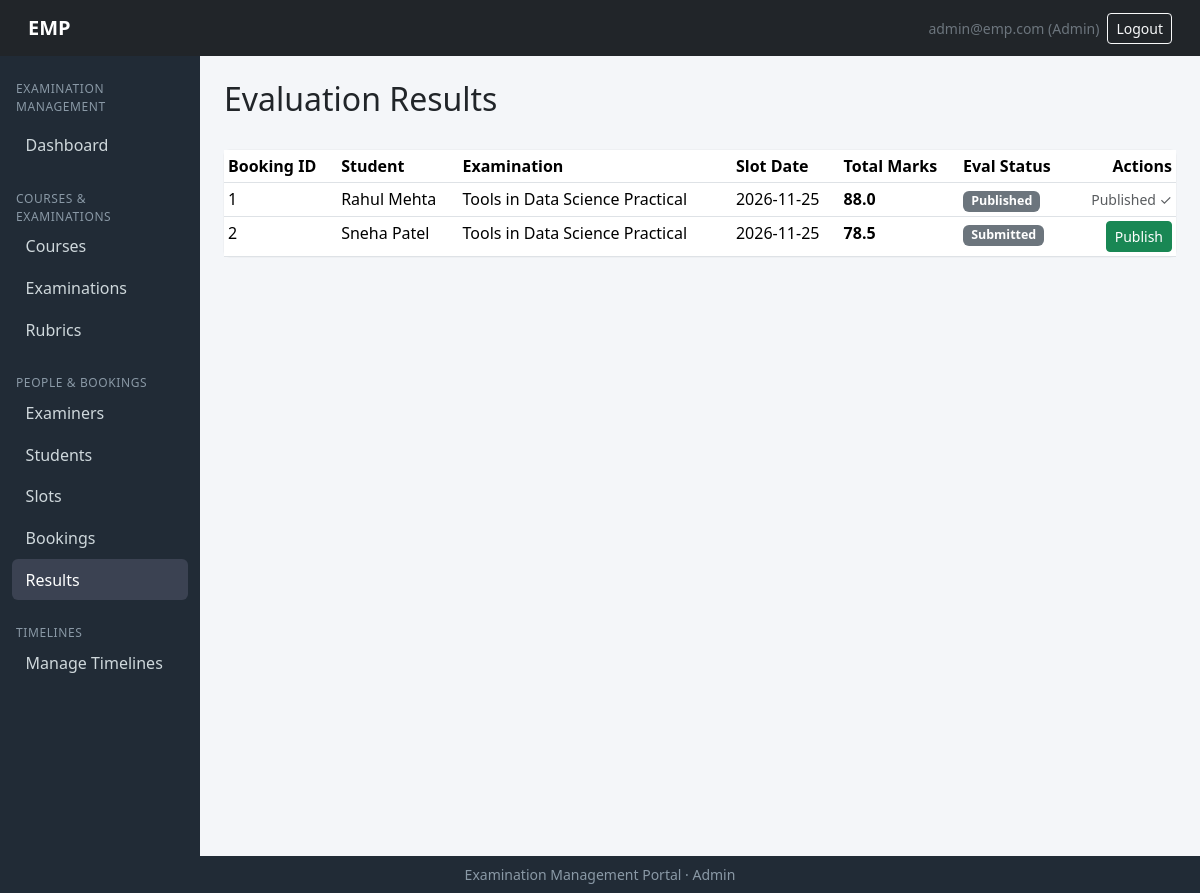
The page /admin/results (signed in) on the database as committed earlier.
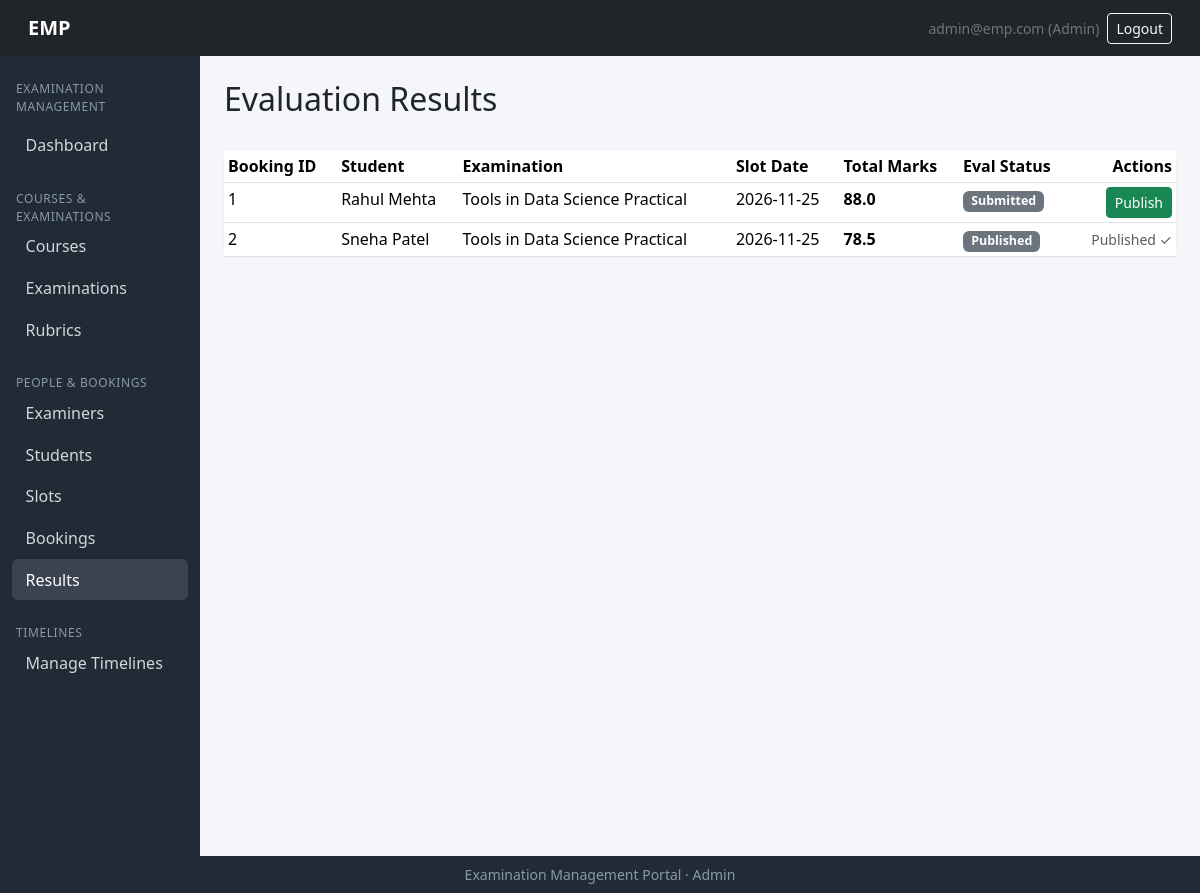
The same page on the database as committed later.
### models/models.py (models this page shows)
class Evaluation(db.Model):
    __tablename__ = "evaluations"
    id      = db.Column(db.Integer, primary_key=True)
    booking_id = db.Column(db.Integer, db.ForeignKey("bookings.id"), unique=True, nullable=False)
    examiner_id  =db.Column(db.Integer, db.ForeignKey("examiners.id"), nullable=False)
    total_marks = db.Column(db.Float)
    remarks  =db.Column(db.Text)
    status= db.Column(db.String(20), default="draft")        # draft|submitted|published
    submitted_at = db.Column(db.DateTime)
    scores       = db.relationship("EvaluationScore", backref="evaluation",
                                   cascade="all, delete-orphan")

class Student(db.Model):
    __tablename__ = "students"
    id= db.Column(db.Integer, primary_key=True)
    user_id =db.Column(db.Integer, db.ForeignKey("users.id"), unique=True, nullable=False)
    roll_no = db.Column(db.String(50), unique=True, nullable=False)
    name= db.Column(db.String(120), nullable=False)
    phone=db.Column(db.String(30))
    course_id = db.Column(db.Integer, db.ForeignKey("courses.id"))
    year  =  db.Column(db.String(20))
    status =  db.Column(db.String(20), default="active")       # active|inactive
    course= db.relationship("Course", backref="students")
    bookings=db.relationship("Booking", backref="student")

class Examination(db.Model):
    __tablename__ = "examinations"
    id   = db.Column(db.Integer, primary_key=True)
    course_id = db.Column(db.Integer, db.ForeignKey("courses.id"), nullable=False)
    name     = db.Column(db.String(150), nullable=False)
    exam_type= db.Column(db.String(30), nullable=False)   # Viva|Practical|Project Demo|Assessment
    duration = db.Column(db.Integer, nullable=False)       # in minutes ig?
    max_marks = db.Column(db.Integer, nullable=False)
    slot_creation_start = db.Column(db.DateTime)
    slot_creation_end=db.Column(db.DateTime)
    slot_booking_start  = db.Column(db.DateTime)
    slot_booking_end  = db.Column(db.DateTime)
    status = db.Column(db.String(20), default="draft")  # draft|slot_creation|booking_open|closed|completed perhaps
    rubrics = db.relationship("Rubric", backref="exam")
    slots  = db.relationship("ExaminationSlot", backref="exam")

class ExaminationSlot(db.Model):
    __tablename__ = "examination_slots"
    id  = db.Column(db.Integer, primary_key=True)
    exam_id  = db.Column(db.Integer, db.ForeignKey("examinations.id"), nullable=False)
    examiner_id=db.Column(db.Integer, db.ForeignKey("examiners.id"), nullable=False)
    date = db.Column(db.Date, nullable=False)
    start_time= db.Column(db.Time, nullable=False)
    end_time       = db.Column(db.Time, nullable=False)
    max_capacity   = db.Column(db.Integer, nullable=False)
    available_seats = db.Column(db.Integer, nullable=False)
    status         = db.Column(db.String(20), default="available")  # available|full|cancelled|completed
    bookings  = db.relationship("Booking", backref="slot")

### routes/admin_routes.py (the view)
@admin_bp.route('/results')
@login_required
def results():
    if not admin_only():
        return redirect(url_for('auth.login'))
    all_bookings = Booking.query.all()
    results_data = []
    for b in all_bookings:
        ev = b.evaluation
        if not ev:
            continue
        results_data.append({
            'booking_id': b.id,
            'evaluation_id': ev.id,
            'student_name': b.student.name,
            'exam_name': b.slot.exam.name,
            'slot_date': b.slot.date,
            'total_marks': ev.total_marks if ev.total_marks is not None else '—',
            'eval_status': ev.status.capitalize(),
        })
    return render_template('admin/results.html', results=results_data)

### app.py (called while the page is built)
@login_manager.user_loader
def load_user(user_id):
    return User.query.get(int(user_id))

### routes/admin_routes.py (called while the page is built)
def admin_only():
    if current_user.role != 'admin':
        flash('Access denied.', 'danger')
        return False
    return True

### templates/admin/results.html (shortened to what this page needs)
{% extends "admin/base_admin.html" %}
{% import "admin/_status.html"  as status %}
{% block content %}
<div class="d-flex justify-content-between align-items-center mb-4">
    <h2>Evaluation Results</h2>
</div>
<div class="card">
    <div class="table-responsive">
        <table class="table table-sm table-hover mb-0">
            <thead>
                <tr>
                    <th>Booking ID</th>
                    <th>Student</th>
                    <th>Examination</th>
                    <th>Slot Date</th>
                    <th>Total Marks</th>
                    <th>Eval Status</th>
                    <th class="text-end">Actions</th>
                </tr>
            </thead>
            <tbody>
                {% for r in results %}
                    <tr>
                        <td>{{ r.booking_id }}</td>
                        <td>{{ r.student_name }}</td>
                        <td>{{ r.exam_name }}</td>
                        <td>{{ r.slot_date }}</td>
                        <td><strong>{{ r.total_marks }}</strong></td>
                        <td>{{ status.status_badge(r.eval_status) }}</td>
                        <td class="text-end">
                            {% if r.eval_status == 'Submitted' %}
                                <form method="POST" action="{{ url_for('admin.publish_result', evaluation_id=r.evaluation_id) }}"
                                    class="d-inline" onsubmit="return confirm('Publish this result?')">
                                    <button type="submit" class="btn btn-sm btn-success">Publish</button>
                                </form>
                            {% elif r.eval_status == 'Published' %}
                                <span class="text-muted small">Published ✓</span>
                            {% else %}
                                <span class="text-muted small">Pending eval</span>
                            {% endif %}
                        </td>
                    </tr>
                {% else %}
                    <tr><td colspan="7" class="text-center text-muted py-4">No evaluations submitted yet.</td></tr>
                {% endfor %}
            </tbody>
        </table>
    </div>
</div>
{% endblock %}

### templates/admin/_status.html
{% macro status_badge(status) %}
{% set m = {
  'Draft':'secondary',
  'Slot Creation':'info',
  'Booking Open':'primary',
  'Closed':'warning',
  'Completed':'success',
  'Available':'success',
  'Full':'danger',
  'Cancelled':'dark',
  'Completed':'success',
  'Booked':'primary',
  'Cancelled':'dark',
  'Completed':'success',
  'Active':'success',
  'Inactive':'secondary',
  'Pending':'warning',
  'Approved':'success',
  'Rejected':'danger',
  'Open':'success',
  'Closed':'danger'
} %}
{% set color = m.get(status, 'secondary') %}
<span class="badge bg-{{ color }} badge-status">{{ status }}</span>
{% endmacro %}

Rows that differ between the two databases and show on the page:
changed Evaluation "Rahul Mehta": status "Published" → "Submitted"; text "Published ✓" → "Publish"
changed Evaluation "Sneha Patel": status "Submitted" → "Published"; text "Publish" → "Published ✓"
